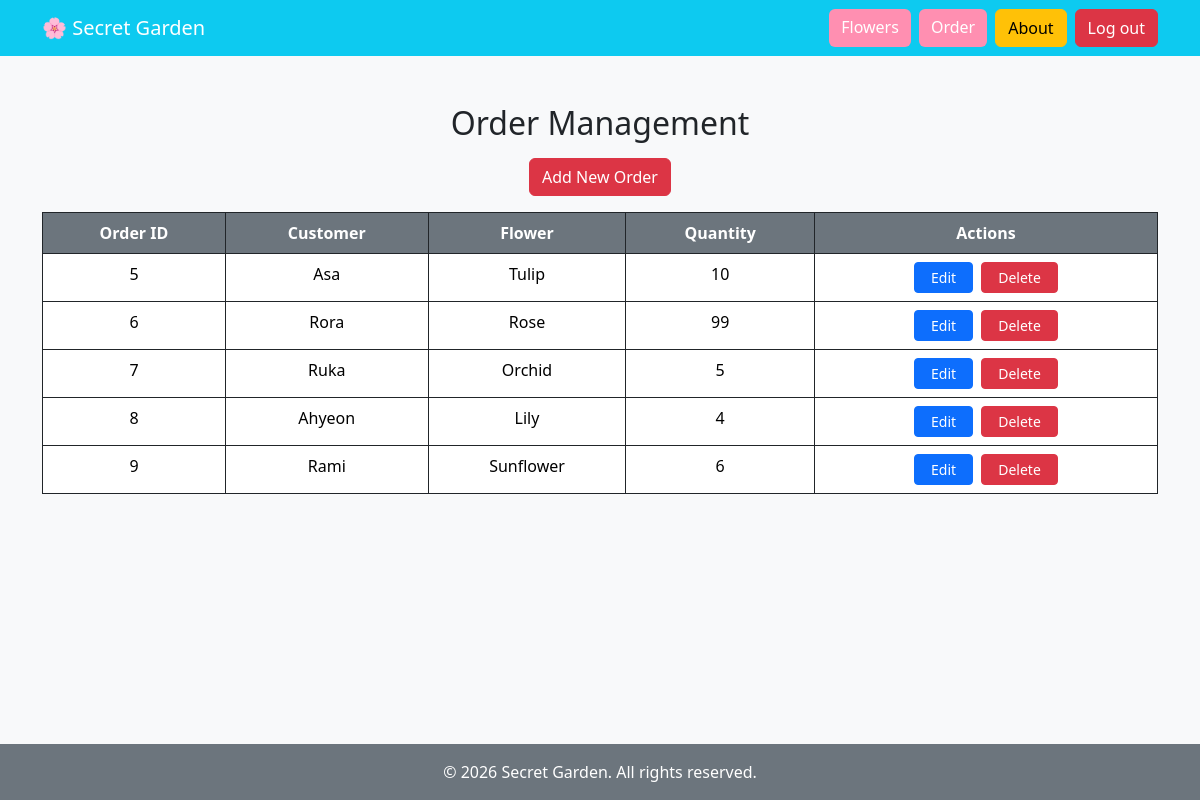
Screenshot of /orders/ (signed in) with the database file from the repository.
### OrderApp/models.py (models this page shows, shortened)
class Order(models.Model):
    customer_name = models.CharField(max_length=100)
    flower_name = models.CharField(max_length=100)
    quantity = models.IntegerField()
    total_price = models.DecimalField(max_digits=10, decimal_places=2)

### OrderApp/views.py (the view)
# urls.py: path('', views.order_list, name='orders'),
@login_required(login_url='login')
def order_list(request):
    orders = Order.objects.all()
    return render(request, 'orders.html', {
        'orders': orders
    })

### templates/orders.html (shortened to what this page needs)
<!DOCTYPE html>
<html>
<head>
    <link href="https://cdn.jsdelivr.net/npm/bootstrap@5.3.3/dist/css/bootstrap.min.css" rel="stylesheet">
</head>
<body class="bg-light d-flex flex-column min-vh-100">
    <nav class="navbar navbar-dark bg-info">
        <div class="container">
           <a class="navbar-brand" href="{% url 'dashboard' %}">🌸 Secret Garden</a>
           <div class="d-flex gap-2">
                <a href="/flowers/" class="btn btn-pink">Flowers</a>
                <a href="/orders/" class="btn btn-pink">Order</a>
                <a href="{% url 'about' %}" class="btn btn-warning">About</a>
                <form method="post" action="{% url 'logout' %}">
                   <button class="btn btn-danger">Log out</button>
                </form>
            </div>
        </div>
    </nav>
    <div class="container py-5">
       <h2 class="text-center">Order Management</h2>
       <div class="text-center my-3">
          <a href="{% url 'add_order' %}" class="btn btn-danger">Add New Order</a>
        </div>
        <table class="table table-bordered border-dark text-center bg-white">
            <tr style="--bs-table-bg: #6c757d; --bs-table-color: #fff;">
              <th>Order ID</th>
              <th>Customer</th>
              <th>Flower</th>
              <th>Quantity</th>
              <th>Actions</th>
            </tr>
            {% for order in orders %}
            <tr>
              <td>{{ order.id }}</td>
              <td>{{ order.customer_name }}</td>
              <td>{{ order.flower_name }}</td>
              <td>{{ order.quantity }}</td>
              <td>
                <a href="{% url 'edit_order' order.id %}" class="btn btn-sm btn-primary px-3 me-1">Edit</a>
                <form method="post" action="{% url 'delete_order' order.id %}" class="d-inline">
                    <button type="submit" class="btn btn-sm btn-danger px-3">Delete</button>
                </form>
              </td>
           </tr>
           {% endfor %}
        </table>
    </div>
    <footer class="mt-auto bg-secondary text-white text-center py-3">
        <p class="mb-0">&copy; 2026 Secret Garden. All rights reserved.</p>
    </footer>
</body>
</html>

### templates/orders.html (style rules this page uses)
.btn-pink { background-color: #ff8fb1; color: white; border: none; }

### rows the page displays
Order: id "5", customer_name "Asa", flower_name "Tulip", quantity "10"
Order: id "6", customer_name "Rora", flower_name "Rose", quantity "99"
Order: id "7", customer_name "Ruka", flower_name "Orchid", quantity "5"
Order: id "8", customer_name "Ahyeon", flower_name "Lily", quantity "4"
Order: id "9", customer_name "Rami", flower_name "Sunflower", quantity "6"
